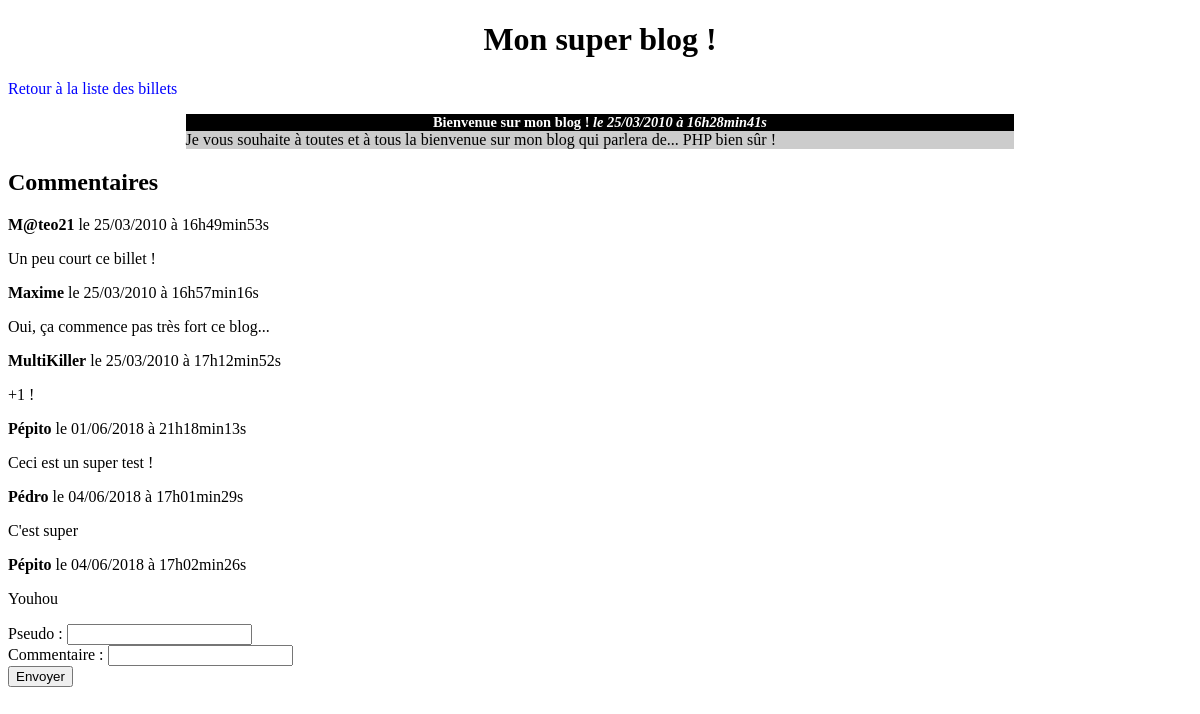
The app's page /index.php?controller=post&action=show&postId=1, older data.
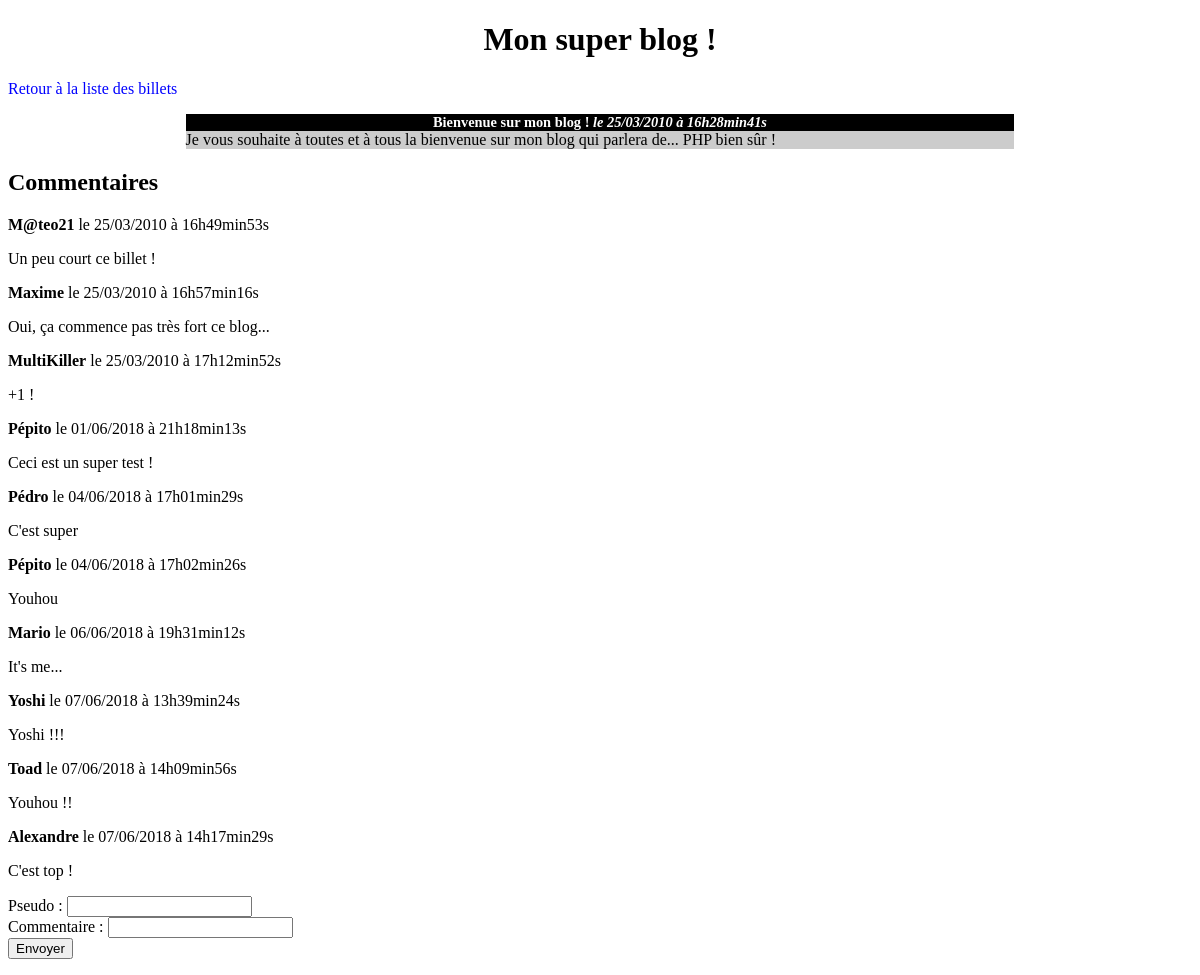
The same page, newer data.
### tables this page shows
CREATE TABLE `comments` (
  `id` int(11) NOT NULL,
  `post_id` int(11) NOT NULL,
  `author` varchar(255) NOT NULL,
  `content` text NOT NULL,
  `creation_date` datetime NOT NULL
);

### controller/PostFrontController.php (called while the page is built, shortened)
<?php
require_once('BaseController.php');
class PostFrontController extends BaseController
{
    public function showAction()
    {
        $postId = isset($_GET['postId']) ? (int) $_GET['postId'] : 0;
        $viewData = $this->initViewData();
        $viewData['post'] = $this->getContainer()->getPostManager()->getPost($postId);
        $viewData['commentsList'] = $this->getContainer()->getCommentManager()->getCommentsList($postId);
        require('view/front/postShowView.php');
    }
}

### model/Router.php (called while the page is built, shortened)
<?php
class Router
{
    protected $config;
    public function getConfig()
    {
        return $this->config;
    }
    public function setConfig(array $config)
    {
        $this->config = $config;
    }
    public function executeAction($controllerParam, $actionParam, $envParam)
    {
        $controller = new $controllerName();
        $actionName = $actionParam.'Action';
        require_once(__DIR__.'/../model/Container.php');
        $container = new Container($this->getConfig());
        $controller->setContainer($container);
        $controller->$actionName();
    }
}

### index.php (called while the page is built)
<?php
require_once('config.php');
require_once('model/Router.php');
$router = new \OpenClassrooms\Blog\Model\Router($config);
try {
    $router->executeAction(
        isset($_REQUEST['controller']) ? $_REQUEST['controller'] : 'post',
        isset($_REQUEST['action']) ? $_REQUEST['action'] : 'list',
        'front'
    );
} catch(Exception $e) {
    $viewData['errorMessage'] = $e->getMessage();
    require('view/errorView.php');
}

### controller/BaseController.php (called while the page is built, shortened)
<?php
require_once(__DIR__.'/../model/Container.php');
abstract class BaseController
{
    protected $container;
    public function getContainer()
    {
        return $this->container;
    }
    public function setContainer(\OpenClassrooms\Blog\Model\Container $container)
    {
        $this->container = $container;
    }
    public function initViewData()
    {
        $viewData = [];
        $viewData['title'] = $this->getContainer()->getConfig()['title'];
        return $viewData;
    }
}

### model/Container.php (called while the page is built, shortened)
<?php
class Container
{
    protected $config;
    public function getConfig()
    {
        return $this->config;
    }
    public function setConfig(array $config)
    {
        $this->config = $config;
    }
    protected function getDatabaseHandler()
    {
        static $instance;
        if (!isset($instance)) {
            $instance = new \PDO(
                $this->config['database']['dsn'],
                $this->config['database']['username'],
                $this->config['database']['username']
            );
        }
        return $instance;
    }
    public function getPostManager()
    {
        static $instance;
        if (!isset($instance)) {
            include_once('PostManager.php');
            $instance = new \OpenClassrooms\Blog\Model\PostManager($this->getDatabaseHandler());
        }
        return $instance;
    }
    public function getCommentManager()
    {
        static $instance;
        if (!isset($instance)) {
            include_once('CommentManager.php');
            $instance = new \OpenClassrooms\Blog\Model\CommentManager($this->getDatabaseHandler());
        }
        return $instance;
    }
}

### model/Manager.php (called while the page is built, shortened)
<?php
abstract class Manager
{
    protected $databaseHandler;
    public function getDatabaseHandler()
    {
        return $this->databaseHandler;
    }
    public function setDatabaseHandler(\PDO $databaseHandler)
    {
        $this->databaseHandler = $databaseHandler;
    }
}

### model/PostManager.php (called while the page is built, shortened)
<?php
require_once('Manager.php');
class PostManager extends Manager
{
    public function getPost($id)
    {
        $request = $this->getDatabaseHandler()->prepare('SELECT id, title, content, DATE_FORMAT(creation_date, \'%d/%m/%Y à %Hh%imin%ss\') AS creation_date_fr FROM posts WHERE id = ?');
        $request->execute(array($id));
        $result = $request->fetch();
        $post = new Post();
        $post->setId($result['id']);
        $post->setTitle($result['title']);
        $post->setContent($result['content']);
        $post->setCreationDate($result['creation_date_fr']);
        return $post;
    }
}

### model/CommentManager.php (called while the page is built, shortened)
<?php
require_once('Manager.php');
require_once('Comment.php');
class CommentManager extends Manager
{
    public function getCommentsList($postId)
    {
        $request = $this->getDatabaseHandler()->prepare('SELECT id, post_id, author, content, DATE_FORMAT(creation_date, \'%d/%m/%Y à %Hh%imin%ss\') AS creation_date_fr FROM comments WHERE post_id = ? ORDER BY creation_date');
        $request->execute(array($postId));
        $resultsList = $request->fetchAll();
        $commentsList = [];
        foreach ($resultsList as $result) {
            $comment = new Comment();
            $comment->setId($result['id']);
            $comment->setPostId($result['post_id']);
            $comment->setAuthor($result['author']);
            $comment->setContent($result['content']);
            $comment->setCreationDate($result['creation_date_fr']);
            $commentsList[] = $comment;
        }
        return $commentsList;
    }
}

### model/Comment.php (called while the page is built, shortened)
<?php
class Comment
{
    private $author;
    private $content;
    private $creationDate;
    public function getAuthor()
    {
        return $this->author;
    }
    public function setAuthor($author)
    {
        $this->author = $author;
    }
    public function getContent()
    {
        return $this->content;
    }
    public function setContent($content)
    {
        $this->content = $content;
    }
    public function getCreationDate()
    {
        return $this->creationDate;
    }
    public function setCreationDate($creationDate)
    {
        $this->creationDate = $creationDate;
    }
}

### view/front/_commentView.php (the view)
<p><strong><?php echo htmlspecialchars($comment->getAuthor()); ?></strong> le <?php echo $comment->getCreationDate(); ?></p>
<p><?php echo nl2br(htmlspecialchars($comment->getContent())); ?></p>

### view/front/postShowView.php (shortened to what the changed rows need)
<h1>Mon super blog !</h1>
<p><a href="index.php">Retour à la liste des billets</a></p>
<?php
require('_postView.php');
?>
<h2>Commentaires</h2>
<?php
foreach ($viewData['commentsList'] as $comment) {
    require('_commentView.php');
}
?>
<form action="index.php?controller=comment&amp;action=create" method="post">
    <p>
        <label for="author">Pseudo</label> : <input type="text" name="author" id="author" required /><br />
        <label for="content">Commentaire</label> :  <input type="text" name="content" id="content" required /><br />
    </p>
</form>
<?php require(__DIR__.'/../template.php'); ?>

Row changes from the older to the newer data that the page shows:
added comments: author "Mario", CreationDate "06/06/2018 à 19h31min12s", content "It's me..."
added comments: author "Yoshi", CreationDate "07/06/2018 à 13h39min24s", content "Yoshi !!!"
added comments: author "Toad", CreationDate "07/06/2018 à 14h09min56s", content "Youhou !!"
added comments: author "Alexandre", CreationDate "07/06/2018 à 14h17min29s", content "C'est top !"
